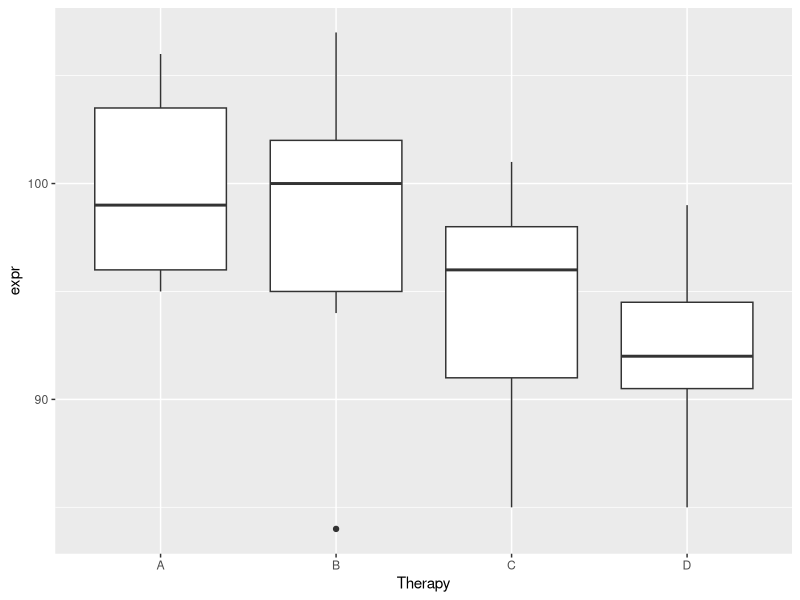
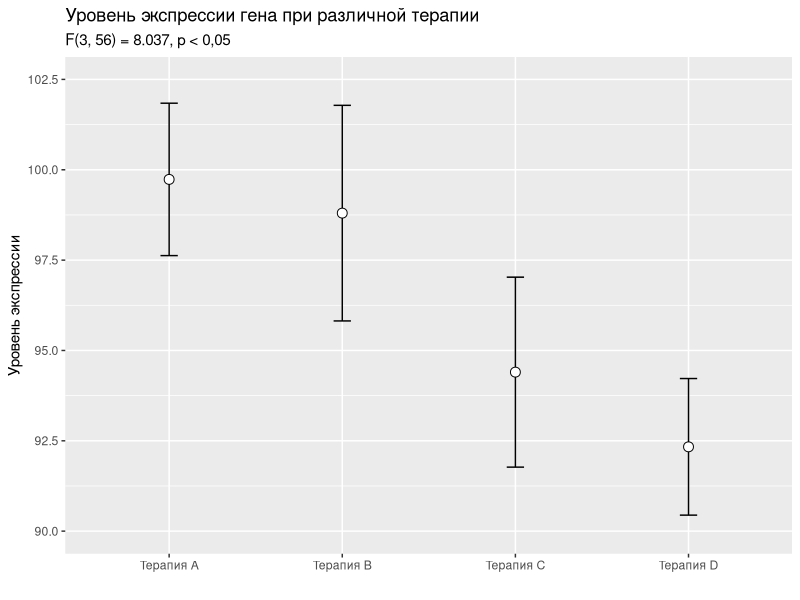
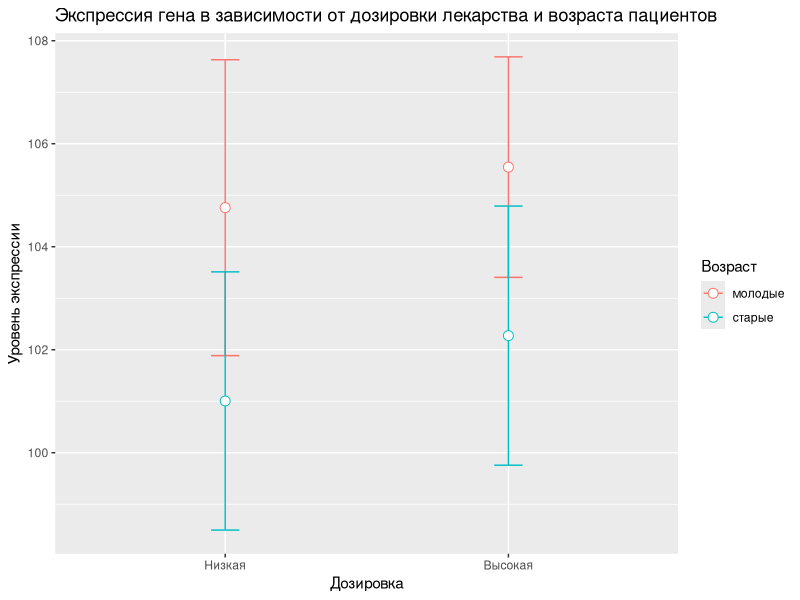

These charts were generated, in order, by the following R code:
## ---- chunk 1
library(tidyverse)
## ---- chunk 2
genetherapy <- read_csv("datasets/genetherapy.csv")
genetherapy
## ---- chunk 3
genetherapy %>%
  group_by(Therapy) %>%
  mutate(
    mean = mean(expr),
    sd = sd(expr)
  ) %>%
  ggplot(aes(Therapy, expr)) +
  geom_boxplot()
## ---- chunk 4
summary(aov(expr~Therapy, data = genetherapy))
?aov
## ---- chunk 5
se_data <- genetherapy %>%
  group_by(Therapy) %>%
  summarise(mean_expr = mean(expr),
            y_max = mean(expr) + 1.96*sd(expr) / sqrt(length(expr)),
            y_min = mean(expr) - 1.96*sd(expr) / sqrt(length(expr)))

ggplot(se_data, aes(factor(Therapy), mean_expr)) +
             geom_errorbar(aes(ymin = y_min, ymax = y_max), width = 0.1, lwd = 0.5) +
             geom_point(shape = 21, size = 3, fill = 'white') +
             labs(x = "",
                  y = "Уровень экспрессии",
                  title ="Уровень экспрессии гена при различной терапии",
                  subtitle = "F(3, 56) = 8.037, p < 0,05") +
             scale_y_continuous(limits = c(90, 102.5), 
                                breaks = seq(90, 102.5, 2.5)) +
             scale_x_discrete(labels = c('Терапия А', 'Терапия B', 'Терапия C', 'Терапия D'))
## ---- chunk 6
athero <- read_csv("atherosclerosis.csv")
birds <- read_csv("birds.csv")

summary(athero)
summary(aov(expr~age, data = athero))
summary(aov(expr~dose, data = athero))


athero <-  athero %>%
  group_by(age, dose) %>%
  summarise(mean_expr = mean(expr),
            y_max = mean(expr) + 1.96*sd(expr) / sqrt(length(expr)),
            y_min = mean(expr) - 1.96*sd(expr) / sqrt(length(expr)))
## ---- chunk 7
ggplot(athero, aes(factor(dose), mean_expr, color = factor(age))) +
             geom_errorbar(aes(ymin = y_min, ymax = y_max), width = 0.1, lwd = 0.5) +
             geom_point(shape = 21, size = 3, fill = 'white') +
             labs(x = "Дозировка",
                  y = "Уровень экспрессии",
                  title ="Экспрессия гена в зависимости от дозировки лекарства и возраста пациентов",
                  color = "Возраст") +
  scale_x_discrete(labels = c('Низкая', 'Высокая')) + 
  scale_color_discrete(labels = c('молодые', 'старые'))
## ---- chunk 8
summary(aov(var4~sex, data = birds))
summary(aov(var4~hormone, data = birds))
summary(aov(var4~hormone:sex, data = birds))
